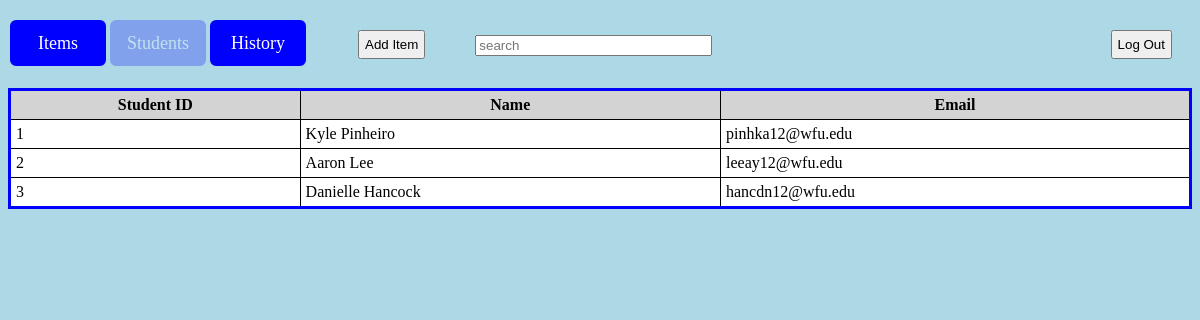
Before: /checkout/students with the older database file.
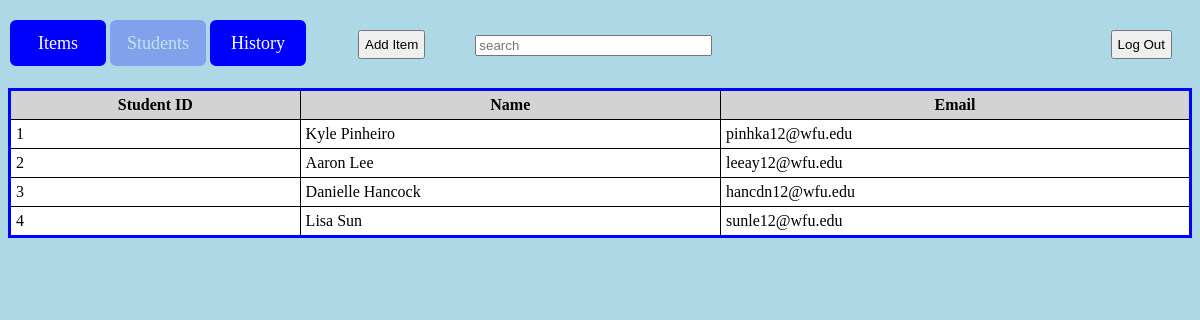
After: the same page with the newer database file.
### checkout/models.py (models this page shows)
class User(models.Model):
    user_id = models.AutoField(primary_key=True)
    first_name = models.CharField(max_length=25)
    last_name = models.CharField(max_length=40)
    email = models.EmailField(max_length=40)
    STAFF = 'STAFF'
    STUDENT = 'STUDENT'
    USER_TYPE_CHOICES = (
        (STAFF, 'Staff'),
        (STUDENT, 'Student')
        )
    user_type = models.CharField(max_length=7,
                     choices=USER_TYPE_CHOICES,
                     default=STUDENT)

### checkout/views.py (the view)
def students(request):
    student_list = [student for student in User.objects.filter(user_type="STUDENT")]
    print(student for student in student_list)
    return render(request, 'checkout/listStudents.html', {'students': student_list})

### checkout/templates/checkout/listStudents.html (shortened to what this page needs)
<!DOCTYPE html>
<html>
<head>
</head>
<body>
	<form action="{%url 'checkout.views.items' %}" method="get">
		<button id="b1"> Items</button>
	</form>
	<button id="b1" style="opacity:.25"> Students</button>
	<form action="{%url 'checkout.views.checkoutHistory' %}" method="get">
		<button id="b1"> History</button>
	</form>
	<form action="{%url 'admin:checkout_item_add' %}" method="get">
		<button style="float:left; margin-left: 50px; margin-top:22px; padding:5px">Add Item</button>
	</form>
	<input type="search" style="float:left; margin-left: 50px; margin-top:27px; width:20%" placeholder="search">
	<button type="button" style="float:right; margin-right: 20px; margin-top: 22px; padding:5px">Log Out</button>
	<table style="border: 3px solid blue; border-collapse: collapse; background-color:white; width:100%">
	<tr>
		<th>Student ID</th>
		 <th>Name</th>
		<th>Email</th>
	</tr>
        {% for student in students %}
		<tr>
        <td>{{student.user_id}}</td>
		<td>{{student.first_name}} {{student.last_name}}</td>
        <td>{{student.email}}</td>
       </tr>
       {% endfor %}
	</table>
</body>
</html>

Changed rows visible on the page:
added User: user_id "4", first_name "Lisa", last_name "Sun", email "sunle12@wfu.edu"
